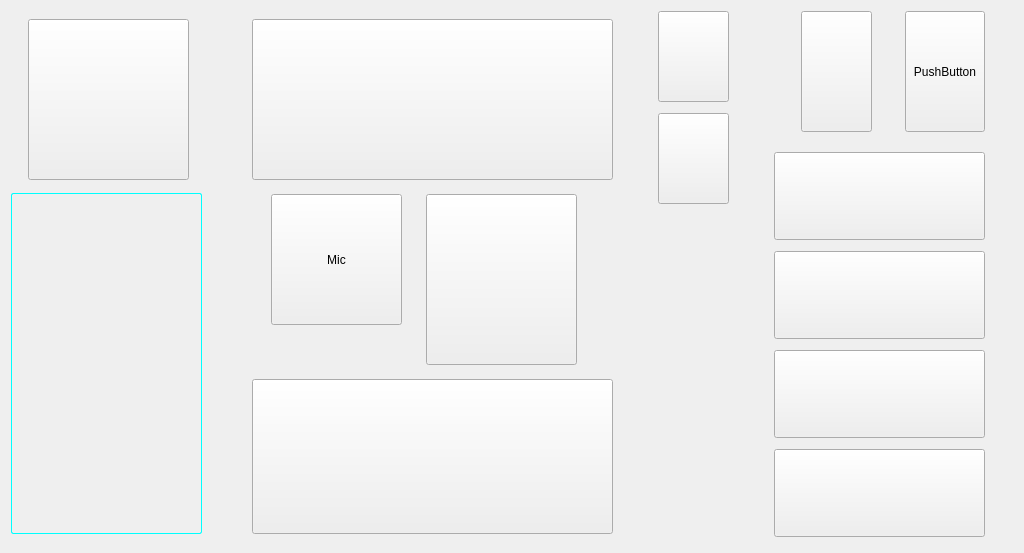
<?xml version="1.0" encoding="UTF-8"?>
<ui version="4.0">
 <class>MainWindow</class>
 <widget class="QMainWindow" name="MainWindow">
  <property name="geometry">
   <rect>
    <x>0</x>
    <y>0</y>
    <width>1024</width>
    <height>553</height>
   </rect>
  </property>
  <property name="minimumSize">
   <size>
    <width>1024</width>
    <height>552</height>
   </size>
  </property>
  <property name="maximumSize">
   <size>
    <width>1024</width>
    <height>553</height>
   </size>
  </property>
  <property name="windowTitle">
   <string>MainWindow</string>
  </property>
  <property name="styleSheet">
   <string notr="true"/>
  </property>
  <widget class="QWidget" name="centralWidget">
   <property name="styleSheet">
    <string notr="true">QWidget#centralWidget{
border-image: url(:/image/res/image/bg.jpg);
}
</string>
   </property>
   <layout class="QHBoxLayout" name="horizontalLayout_2">
    <item>
     <layout class="QVBoxLayout" name="verticalLayout">
      <item>
       <spacer name="verticalSpacer_2">
        <property name="orientation">
         <enum>Qt::Vertical</enum>
        </property>
        <property name="sizeHint" stdset="0">
         <size>
          <width>17</width>
          <height>2</height>
         </size>
        </property>
       </spacer>
      </item>
      <item>
       <layout class="QHBoxLayout" name="horizontalLayout_5">
        <item>
         <spacer name="horizontalSpacer_7">
          <property name="orientation">
           <enum>Qt::Horizontal</enum>
          </property>
          <property name="sizeHint" stdset="0">
           <size>
            <width>17</width>
            <height>20</height>
           </size>
          </property>
         </spacer>
        </item>
        <item>
         <widget class="QPushButton" name="btcamera">
          <property name="sizePolicy">
           <sizepolicy hsizetype="Fixed" vsizetype="Fixed">
            <horstretch>0</horstretch>
            <verstretch>0</verstretch>
           </sizepolicy>
          </property>
          <property name="minimumSize">
           <size>
            <width>161</width>
            <height>161</height>
           </size>
          </property>
          <property name="cursor">
           <cursorShape>PointingHandCursor</cursorShape>
          </property>
          <property name="styleSheet">
           <string notr="true">QPushButton{
border-image: url(:/image/res/image/camera.png);
}

QPushButton:pressed{
border-width:3px;
border-image: url(:/image/res/image/camera.png) 0 0 3 0;
}</string>
          </property>
          <property name="text">
           <string/>
          </property>
         </widget>
        </item>
        <item>
         <spacer name="horizontalSpacer_11">
          <property name="orientation">
           <enum>Qt::Horizontal</enum>
          </property>
          <property name="sizeHint" stdset="0">
           <size>
            <width>18</width>
            <height>20</height>
           </size>
          </property>
         </spacer>
        </item>
       </layout>
      </item>
      <item>
       <spacer name="verticalSpacer">
        <property name="orientation">
         <enum>Qt::Vertical</enum>
        </property>
        <property name="sizeHint" stdset="0">
         <size>
          <width>17</width>
          <height>2</height>
         </size>
        </property>
       </spacer>
      </item>
      <item>
       <widget class="QPushButton" name="btcar">
        <property name="sizePolicy">
         <sizepolicy hsizetype="Fixed" vsizetype="Fixed">
          <horstretch>0</horstretch>
          <verstretch>0</verstretch>
         </sizepolicy>
        </property>
        <property name="minimumSize">
         <size>
          <width>191</width>
          <height>341</height>
         </size>
        </property>
        <property name="cursor">
         <cursorShape>PointingHandCursor</cursorShape>
        </property>
        <property name="styleSheet">
         <string notr="true">QPushButton{
border:1px solid cyan;
border-radius:2px;
border-image: url(:/image/res/image/car.png);
}

QPushButton:pressed{
border-width: 5px;
border-radius:5px;
border-image: url(:/image/res/image/car.png) 0 0 3 0;
}</string>
        </property>
        <property name="text">
         <string/>
        </property>
       </widget>
      </item>
      <item>
       <spacer name="verticalSpacer_3">
        <property name="orientation">
         <enum>Qt::Vertical</enum>
        </property>
        <property name="sizeHint" stdset="0">
         <size>
          <width>17</width>
          <height>2</height>
         </size>
        </property>
       </spacer>
      </item>
     </layout>
    </item>
    <item>
     <spacer name="horizontalSpacer_8">
      <property name="orientation">
       <enum>Qt::Horizontal</enum>
      </property>
      <property name="sizeHint" stdset="0">
       <size>
        <width>17</width>
        <height>20</height>
       </size>
      </property>
     </spacer>
    </item>
    <item>
     <layout class="QVBoxLayout" name="verticalLayout_3">
      <item>
       <spacer name="verticalSpacer_7">
        <property name="orientation">
         <enum>Qt::Vertical</enum>
        </property>
        <property name="sizeHint" stdset="0">
         <size>
          <width>17</width>
          <height>2</height>
         </size>
        </property>
       </spacer>
      </item>
      <item>
       <widget class="QPushButton" name="btlcd">
        <property name="minimumSize">
         <size>
          <width>361</width>
          <height>161</height>
         </size>
        </property>
        <property name="cursor">
         <cursorShape>PointingHandCursor</cursorShape>
        </property>
        <property name="styleSheet">
         <string notr="true">QPushButton{
border-image: url(:/image/res/image/lcd.png);
}

QPushButton:pressed{
border-width:3px;
border-image: url(:/image/res/image/lcd.png) 0 0 3 0;
}</string>
        </property>
        <property name="text">
         <string/>
        </property>
       </widget>
      </item>
      <item>
       <spacer name="verticalSpacer_6">
        <property name="orientation">
         <enum>Qt::Vertical</enum>
        </property>
        <property name="sizeHint" stdset="0">
         <size>
          <width>20</width>
          <height>2</height>
         </size>
        </property>
       </spacer>
      </item>
      <item>
       <layout class="QHBoxLayout" name="horizontalLayout">
        <item>
         <spacer name="horizontalSpacer">
          <property name="orientation">
           <enum>Qt::Horizontal</enum>
          </property>
          <property name="sizeHint" stdset="0">
           <size>
            <width>5</width>
            <height>17</height>
           </size>
          </property>
         </spacer>
        </item>
        <item>
         <layout class="QVBoxLayout" name="verticalLayout_2">
          <item>
           <widget class="QPushButton" name="btmic">
            <property name="minimumSize">
             <size>
              <width>131</width>
              <height>131</height>
             </size>
            </property>
            <property name="cursor">
             <cursorShape>PointingHandCursor</cursorShape>
            </property>
            <property name="styleSheet">
             <string notr="true">QPushButton{
border-image: url(:/image/res/image/mic.png);
}

QPushButton:pressed{
border-width:3px;
border-image: url(:/image/res/image/mic.png) 0 0 3 0;
}</string>
            </property>
            <property name="text">
             <string>Mic</string>
            </property>
           </widget>
          </item>
          <item>
           <spacer name="verticalSpacer_4">
            <property name="orientation">
             <enum>Qt::Vertical</enum>
            </property>
            <property name="sizeHint" stdset="0">
             <size>
              <width>20</width>
              <height>40</height>
             </size>
            </property>
           </spacer>
          </item>
         </layout>
        </item>
        <item>
         <spacer name="horizontalSpacer_12">
          <property name="orientation">
           <enum>Qt::Horizontal</enum>
          </property>
          <property name="sizeHint" stdset="0">
           <size>
            <width>15</width>
            <height>18</height>
           </size>
          </property>
         </spacer>
        </item>
        <item>
         <widget class="QPushButton" name="bta311d">
          <property name="minimumSize">
           <size>
            <width>151</width>
            <height>171</height>
           </size>
          </property>
          <property name="cursor">
           <cursorShape>PointingHandCursor</cursorShape>
          </property>
          <property name="styleSheet">
           <string notr="true">QPushButton{
border-image: url(:/image/res/image/a311d.png);
}

QPushButton:pressed{
border-width:3px;
border-image: url(:/image/res/image/a311d.png) 0 0 3 0;
}</string>
          </property>
          <property name="text">
           <string/>
          </property>
         </widget>
        </item>
        <item>
         <spacer name="horizontalSpacer_2">
          <property name="orientation">
           <enum>Qt::Horizontal</enum>
          </property>
          <property name="sizeHint" stdset="0">
           <size>
            <width>36</width>
            <height>20</height>
           </size>
          </property>
         </spacer>
        </item>
       </layout>
      </item>
      <item>
       <spacer name="verticalSpacer_5">
        <property name="orientation">
         <enum>Qt::Vertical</enum>
        </property>
        <property name="sizeHint" stdset="0">
         <size>
          <width>20</width>
          <height>2</height>
         </size>
        </property>
       </spacer>
      </item>
      <item>
       <widget class="QPushButton" name="btkeyboard">
        <property name="minimumSize">
         <size>
          <width>361</width>
          <height>155</height>
         </size>
        </property>
        <property name="cursor">
         <cursorShape>PointingHandCursor</cursorShape>
        </property>
        <property name="styleSheet">
         <string notr="true">QPushButton{
border-image: url(:/image/res/image/keyboard.png);
}

QPushButton:pressed{
border-width:3px;
border-image: url(:/image/res/image/keyboard.png) 0 0 3 0;
}</string>
        </property>
        <property name="text">
         <string/>
        </property>
       </widget>
      </item>
      <item>
       <spacer name="verticalSpacer_8">
        <property name="orientation">
         <enum>Qt::Vertical</enum>
        </property>
        <property name="sizeHint" stdset="0">
         <size>
          <width>17</width>
          <height>2</height>
         </size>
        </property>
       </spacer>
      </item>
     </layout>
    </item>
    <item>
     <spacer name="horizontalSpacer_9">
      <property name="orientation">
       <enum>Qt::Horizontal</enum>
      </property>
      <property name="sizeHint" stdset="0">
       <size>
        <width>28</width>
        <height>20</height>
       </size>
      </property>
     </spacer>
    </item>
    <item>
     <layout class="QVBoxLayout" name="verticalLayout_5">
      <item>
       <layout class="QVBoxLayout" name="verticalLayout_4">
        <item>
         <widget class="QPushButton" name="btgps">
          <property name="minimumSize">
           <size>
            <width>71</width>
            <height>91</height>
           </size>
          </property>
          <property name="cursor">
           <cursorShape>PointingHandCursor</cursorShape>
          </property>
          <property name="styleSheet">
           <string notr="true">QPushButton{
border-image: url(:/image/res/image/sensor.png);
}

QPushButton:pressed{
border-width:3px;
border-image: url(:/image/res/image/sensor.png) 0 0 3 0;
}</string>
          </property>
          <property name="text">
           <string/>
          </property>
         </widget>
        </item>
        <item>
         <spacer name="verticalSpacer_9">
          <property name="orientation">
           <enum>Qt::Vertical</enum>
          </property>
          <property name="sizeHint" stdset="0">
           <size>
            <width>20</width>
            <height>5</height>
           </size>
          </property>
         </spacer>
        </item>
        <item>
         <widget class="QPushButton" name="btsonor">
          <property name="minimumSize">
           <size>
            <width>71</width>
            <height>91</height>
           </size>
          </property>
          <property name="cursor">
           <cursorShape>PointingHandCursor</cursorShape>
          </property>
          <property name="styleSheet">
           <string notr="true">QPushButton{
border-image: url(:/image/res/image/sensor.png);
}

QPushButton:pressed{
border-width:3px;
border-image: url(:/image/res/image/sensor.png) 0 0 3 0;
}</string>
          </property>
          <property name="text">
           <string/>
          </property>
         </widget>
        </item>
       </layout>
      </item>
      <item>
       <spacer name="verticalSpacer_10">
        <property name="orientation">
         <enum>Qt::Vertical</enum>
        </property>
        <property name="sizeHint" stdset="0">
         <size>
          <width>20</width>
          <height>338</height>
         </size>
        </property>
       </spacer>
      </item>
     </layout>
    </item>
    <item>
     <spacer name="horizontalSpacer_10">
      <property name="orientation">
       <enum>Qt::Horizontal</enum>
      </property>
      <property name="sizeHint" stdset="0">
       <size>
        <width>12</width>
        <height>20</height>
       </size>
      </property>
     </spacer>
    </item>
    <item>
     <layout class="QVBoxLayout" name="verticalLayout_7">
      <item>
       <layout class="QHBoxLayout" name="horizontalLayout_3">
        <item>
         <spacer name="horizontalSpacer_4">
          <property name="orientation">
           <enum>Qt::Horizontal</enum>
          </property>
          <property name="sizeHint" stdset="0">
           <size>
            <width>17</width>
            <height>20</height>
           </size>
          </property>
         </spacer>
        </item>
        <item>
         <widget class="QPushButton" name="btspeaker">
          <property name="minimumSize">
           <size>
            <width>71</width>
            <height>121</height>
           </size>
          </property>
          <property name="cursor">
           <cursorShape>PointingHandCursor</cursorShape>
          </property>
          <property name="styleSheet">
           <string notr="true">QPushButton{
border-image: url(:/image/res/image/speaker.png);
}

QPushButton:pressed{
border-width:3px;
border-image: url(:/image/res/image/speaker.png) 0 0 3 0;
}</string>
          </property>
          <property name="text">
           <string/>
          </property>
         </widget>
        </item>
        <item>
         <spacer name="horizontalSpacer_3">
          <property name="orientation">
           <enum>Qt::Horizontal</enum>
          </property>
          <property name="sizeHint" stdset="0">
           <size>
            <width>18</width>
            <height>20</height>
           </size>
          </property>
         </spacer>
        </item>
        <item>
         <widget class="QPushButton" name="btspeaker2">
          <property name="minimumSize">
           <size>
            <width>70</width>
            <height>121</height>
           </size>
          </property>
          <property name="cursor">
           <cursorShape>PointingHandCursor</cursorShape>
          </property>
          <property name="styleSheet">
           <string notr="true">QPushButton{
border-image: url(:/image/res/image/speaker.png);
}

QPushButton:pressed{
border-width:3px;
border-image: url(:/image/res/image/speaker.png) 0 0 3 0;
}</string>
          </property>
          <property name="text">
           <string>PushButton</string>
          </property>
         </widget>
        </item>
        <item>
         <spacer name="horizontalSpacer_5">
          <property name="orientation">
           <enum>Qt::Horizontal</enum>
          </property>
          <property name="sizeHint" stdset="0">
           <size>
            <width>28</width>
            <height>20</height>
           </size>
          </property>
         </spacer>
        </item>
       </layout>
      </item>
      <item>
       <spacer name="verticalSpacer_14">
        <property name="orientation">
         <enum>Qt::Vertical</enum>
        </property>
        <property name="sizeHint" stdset="0">
         <size>
          <width>20</width>
          <height>5</height>
         </size>
        </property>
       </spacer>
      </item>
      <item>
       <layout class="QHBoxLayout" name="horizontalLayout_4">
        <item>
         <layout class="QVBoxLayout" name="verticalLayout_6">
          <item>
           <widget class="QPushButton" name="btiotdht">
            <property name="minimumSize">
             <size>
              <width>211</width>
              <height>88</height>
             </size>
            </property>
            <property name="cursor">
             <cursorShape>PointingHandCursor</cursorShape>
            </property>
            <property name="styleSheet">
             <string notr="true">QPushButton{
border-image: url(:/image/res/image/wireless_node.png);
}

QPushButton:pressed{
border-width:3px;
border-image: url(:/image/res/image/wireless_node.png) 0 0 3 0;
}</string>
            </property>
            <property name="text">
             <string/>
            </property>
           </widget>
          </item>
          <item>
           <spacer name="verticalSpacer_11">
            <property name="orientation">
             <enum>Qt::Vertical</enum>
            </property>
            <property name="sizeHint" stdset="0">
             <size>
              <width>20</width>
              <height>5</height>
             </size>
            </property>
           </spacer>
          </item>
          <item>
           <widget class="QPushButton" name="btinfared">
            <property name="minimumSize">
             <size>
              <width>211</width>
              <height>88</height>
             </size>
            </property>
            <property name="cursor">
             <cursorShape>PointingHandCursor</cursorShape>
            </property>
            <property name="styleSheet">
             <string notr="true">QPushButton{
border-image: url(:/image/res/image/wireless_node.png);
}

QPushButton:pressed{
border-width:3px;
border-image: url(:/image/res/image/wireless_node.png) 0 0 3 0;
}</string>
            </property>
            <property name="text">
             <string/>
            </property>
           </widget>
          </item>
          <item>
           <spacer name="verticalSpacer_12">
            <property name="orientation">
             <enum>Qt::Vertical</enum>
            </property>
            <property name="sizeHint" stdset="0">
             <size>
              <width>20</width>
              <height>5</height>
             </size>
            </property>
           </spacer>
          </item>
          <item>
           <widget class="QPushButton" name="btrelay">
            <property name="minimumSize">
             <size>
              <width>211</width>
              <height>88</height>
             </size>
            </property>
            <property name="cursor">
             <cursorShape>PointingHandCursor</cursorShape>
            </property>
            <property name="styleSheet">
             <string notr="true">QPushButton{
border-image: url(:/image/res/image/wireless_node.png);
}

QPushButton:pressed{
border-width:3px;
border-image: url(:/image/res/image/wireless_node.png) 0 0 3 0;
}</string>
            </property>
            <property name="text">
             <string/>
            </property>
           </widget>
          </item>
          <item>
           <spacer name="verticalSpacer_13">
            <property name="orientation">
             <enum>Qt::Vertical</enum>
            </property>
            <property name="sizeHint" stdset="0">
             <size>
              <width>20</width>
              <height>5</height>
             </size>
            </property>
           </spacer>
          </item>
          <item>
           <widget class="QPushButton" name="btledbuzzer">
            <property name="minimumSize">
             <size>
              <width>211</width>
              <height>88</height>
             </size>
            </property>
            <property name="cursor">
             <cursorShape>PointingHandCursor</cursorShape>
            </property>
            <property name="styleSheet">
             <string notr="true">QPushButton{
border-image: url(:/image/res/image/wireless_node.png);
}

QPushButton:pressed{
border-width:3px;
border-image: url(:/image/res/image/wireless_node.png) 0 0 3 0;
}</string>
            </property>
            <property name="text">
             <string/>
            </property>
           </widget>
          </item>
          <item>
           <spacer name="verticalSpacer_15">
            <property name="orientation">
             <enum>Qt::Vertical</enum>
            </property>
            <property name="sizeHint" stdset="0">
             <size>
              <width>20</width>
              <height>5</height>
             </size>
            </property>
           </spacer>
          </item>
         </layout>
        </item>
        <item>
         <spacer name="horizontalSpacer_6">
          <property name="orientation">
           <enum>Qt::Horizontal</enum>
          </property>
          <property name="sizeHint" stdset="0">
           <size>
            <width>28</width>
            <height>20</height>
           </size>
          </property>
         </spacer>
        </item>
       </layout>
      </item>
     </layout>
    </item>
   </layout>
  </widget>
 </widget>
 <layoutdefault spacing="6" margin="11"/>
 <resources/>
 <connections>
  <connection>
   <sender>btledbuzzer</sender>
   <signal>clicked()</signal>
   <receiver>btiotdht</receiver>
   <slot>click()</slot>
   <hints>
    <hint type="sourcelabel">
     <x>872</x>
     <y>490</y>
    </hint>
    <hint type="destinationlabel">
     <x>872</x>
     <y>190</y>
    </hint>
   </hints>
  </connection>
  <connection>
   <sender>btrelay</sender>
   <signal>clicked()</signal>
   <receiver>btiotdht</receiver>
   <slot>click()</slot>
   <hints>
    <hint type="sourcelabel">
     <x>872</x>
     <y>390</y>
    </hint>
    <hint type="destinationlabel">
     <x>872</x>
     <y>190</y>
    </hint>
   </hints>
  </connection>
  <connection>
   <sender>btinfared</sender>
   <signal>clicked()</signal>
   <receiver>btiotdht</receiver>
   <slot>click()</slot>
   <hints>
    <hint type="sourcelabel">
     <x>872</x>
     <y>290</y>
    </hint>
    <hint type="destinationlabel">
     <x>872</x>
     <y>190</y>
    </hint>
   </hints>
  </connection>
  <connection>
   <sender>btspeaker2</sender>
   <signal>clicked()</signal>
   <receiver>btspeaker</receiver>
   <slot>click()</slot>
   <hints>
    <hint type="sourcelabel">
     <x>943</x>
     <y>71</y>
    </hint>
    <hint type="destinationlabel">
     <x>834</x>
     <y>71</y>
    </hint>
   </hints>
  </connection>
 </connections>
</ui>
